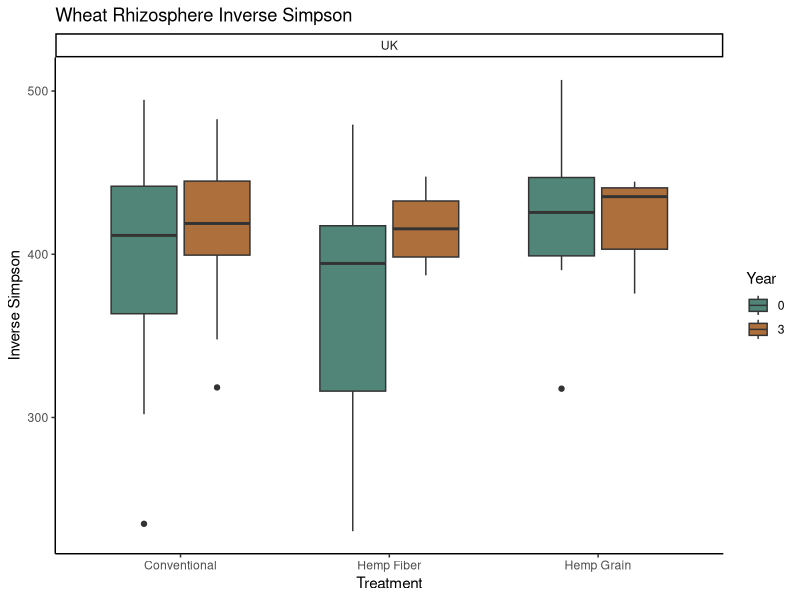
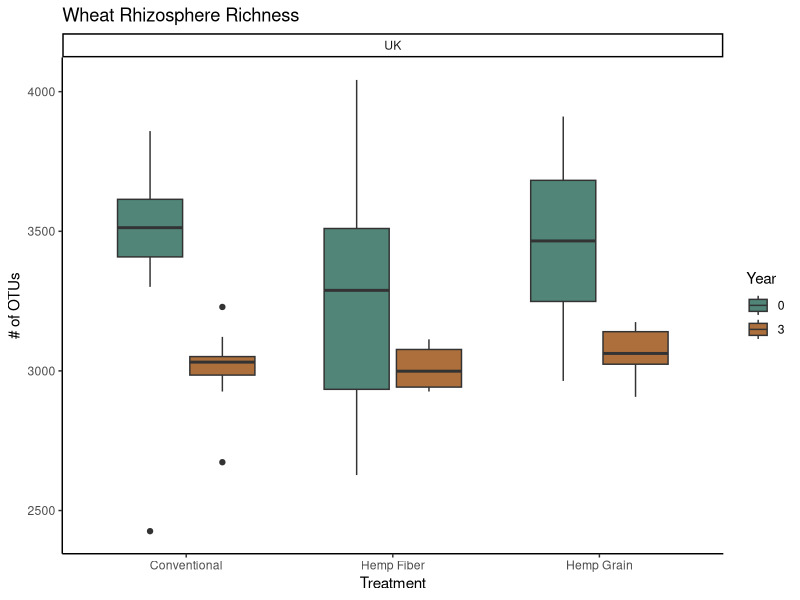

These charts were generated, in order, by the following R code: (Note: this script raises an error after producing the figures.)
library(tidyverse)
library(readxl)
metadata = read_csv(file="Metadata.csv")
AlphaDiversity = read_csv(file="alphatotal.summary.csv")
Mixed = inner_join(metadata, AlphaDiversity, by=c('group'))
Mixed$Year = as.factor(Mixed$Year)
UK = subset(Mixed, Site =="UK")

alphaplot = ggplot(Mixed, aes(x = Treatment, y = invsimpson, fill= Year)) +
  facet_grid(vars(),vars(Site)) +
  geom_boxplot(width=0.7) +
  scale_fill_manual(values = c("#508578", "#AD6F3B")) +
  labs(x = "Treatment", colour = "Treatment", y = "Inverse Simpson")+ 
  ggtitle("Wheat Rhizosphere Inverse Simpson") + theme(plot.title = element_text(size=20, hjust = 0.5)) +
  theme_classic()
alphaplot

richnessplot = ggplot(Mixed, aes(x = Treatment, y = sobs, fill=Year)) +
  facet_grid(vars(),vars(Site)) +
  geom_boxplot(width=0.7) +
  scale_fill_manual(values = c("#508578", "#AD6F3B")) +
  theme(axis.text.y = element_text(colour = "black", size = 12, face = "bold"), 
        axis.text.x = element_text(colour = "black", face = "bold", size = 12), 
        legend.text = element_text(size = 20, face ="bold", colour ="black"), 
        legend.position = "right", axis.title.y = element_text(face = "bold", size = 14), 
        axis.title.x = element_text(face = "bold", size = 14, colour = "black"), 
        legend.title = element_text(size = 14, colour = "black", face = "bold"), 
        panel.background = element_blank(), panel.border = element_rect(colour = "black", fill = NA, size = 1.2),
        legend.key=element_blank()) +    
  labs(x = "Treatment", colour = "Treatment", y = "# of OTUs")+ 
  ggtitle("Wheat Rhizosphere Richness") + theme(plot.title = element_text(size=20, hjust = 0.5)) +
  theme_classic() #Overwrites theme above.
richnessplot

UKtest = subset(Mixed, Site =="UK")

Conventional = subset(UKtest, Treatment == "Conventional")
Fiber = subset(UKtest, Treatment == "Hemp Fiber")
Grain = subset(UKtest, Treatment == "Hemp Grain")

aovConvdiv = aov(invsimpson ~ Year, data = Conventional)
summary(aovConvdiv)
aovConvrich = aov(sobs ~ Year, data = Conventional)
summary(aovConvrich)

aovFibdiv = aov(invsimpson ~ Year, data = Fiber)
summary(aovFibdiv)
aovFibrich = aov(sobs ~ Year, data = Fiber)
summary(aovFibrich)

aovGraindiv = aov(invsimpson ~ Year, data = Grain)
summary(aovGraindiv)
aovGrainrich = aov(sobs ~ Year, data = Grain)
summary(aovGrainrich)


Year1 = subset(UKtest, Year == "1")
Year4 = subset(UKtest, Year == "4")

aovY1div = aov(invsimpson ~ Rotation, data=Year1)
summary(aovY1div)
aovY1rich = aov(sobs~Rotation, data=Year1)
summary(aovY1rich)
aovY4div = aov(invsimpson ~ Rotation, data=Year4)
summary(aovY4div)
aovY4rich = aov(sobs~Rotation, data=Year4)
summary(aovY4rich)


KStest = subset(Mixed, Site =="KS")

Conventional = subset(KStest, Treatment == "Conventional")
Fiber = subset(KStest, Treatment == "Hemp Fiber")
Grain = subset(KStest, Treatment == "Hemp Grain")

aovConvdiv = aov(invsimpson ~ Year, data = Conventional)
summary(aovConvdiv)
aovConvrich = aov(sobs ~ Year, data = Conventional)
summary(aovConvrich)

aovFibdiv = aov(invsimpson ~ Year, data = Fiber)
summary(aovFibdiv)
aovFibrich = aov(sobs ~ Year, data = Fiber)
summary(aovFibrich)

aovGraindiv = aov(invsimpson ~ Year, data = Grain)
summary(aovGraindiv)
aovGrainrich = aov(sobs ~ Year, data = Grain)
summary(aovGrainrich)


Year1 = subset(Mixed, Year == "1")
Year4 = subset(Mixed, Year == "4")

aovY1div = aov(invsimpson ~ Treatment, data=Year1)
summary(aovY1div)
aovY1rich = aov(sobs~Treatment, data=Year1)
summary(aovY1rich)
aovY4div = aov(invsimpson ~ Treatment, data=Year4)
summary(aovY4div)
aovY4rich = aov(sobs~Treatment, data=Year4)
summary(aovY4rich)
